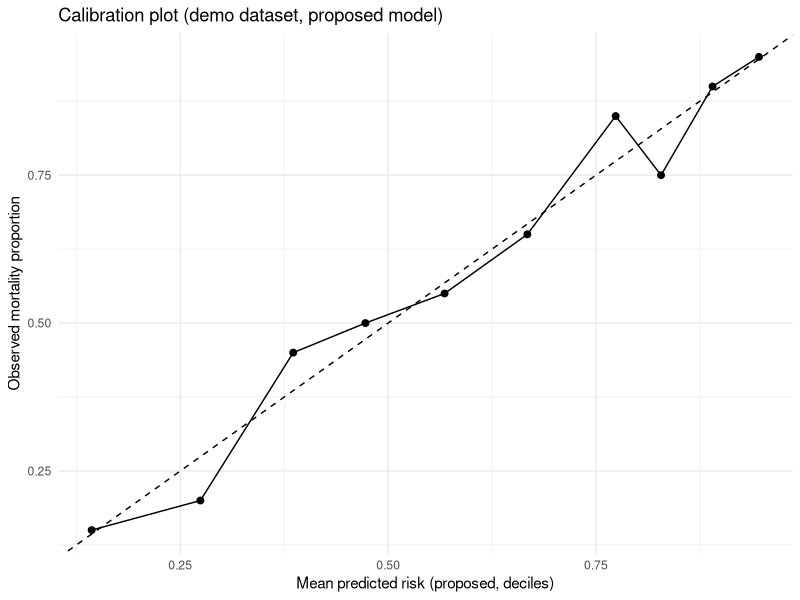
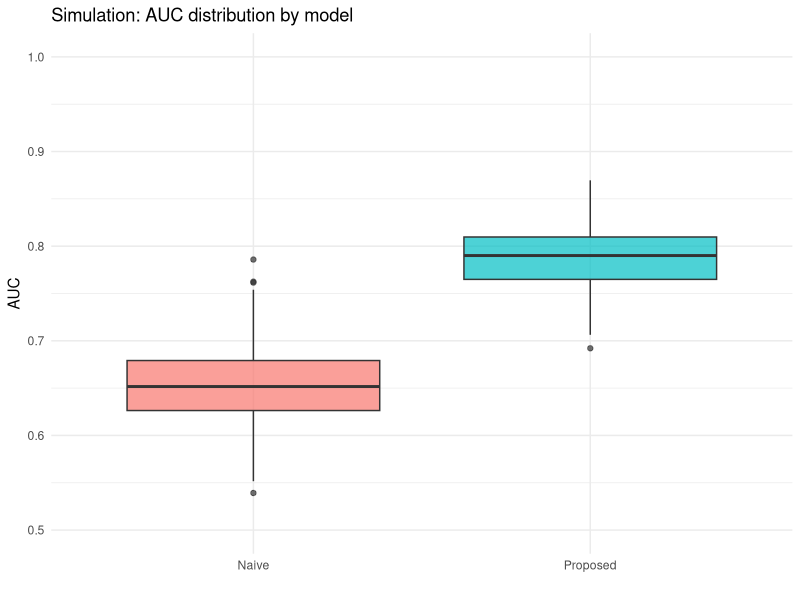
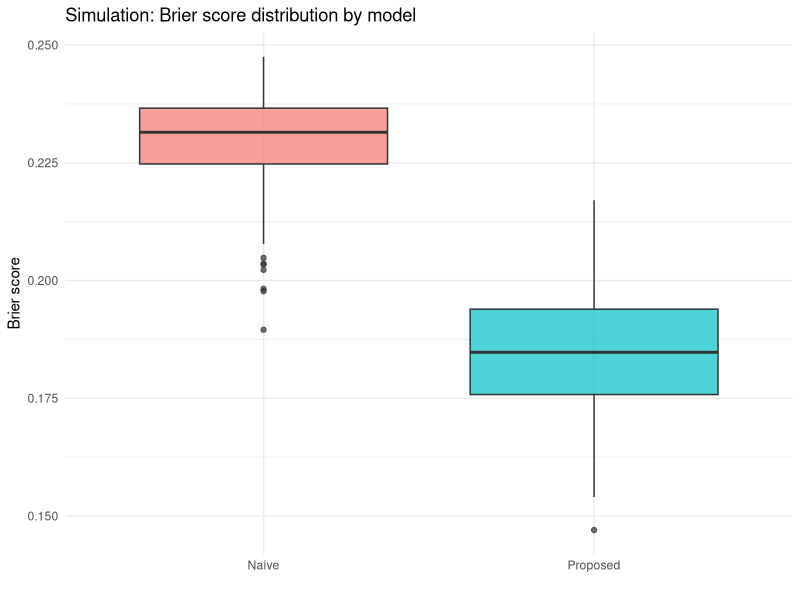
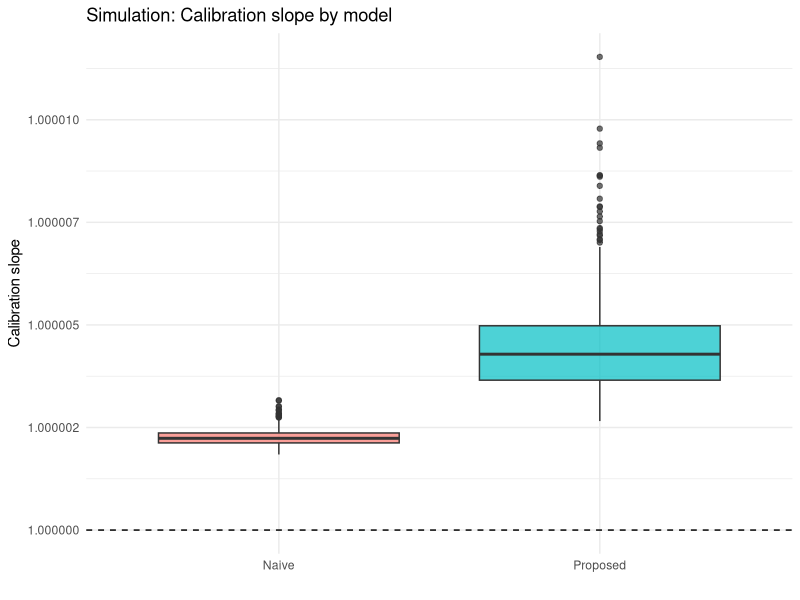
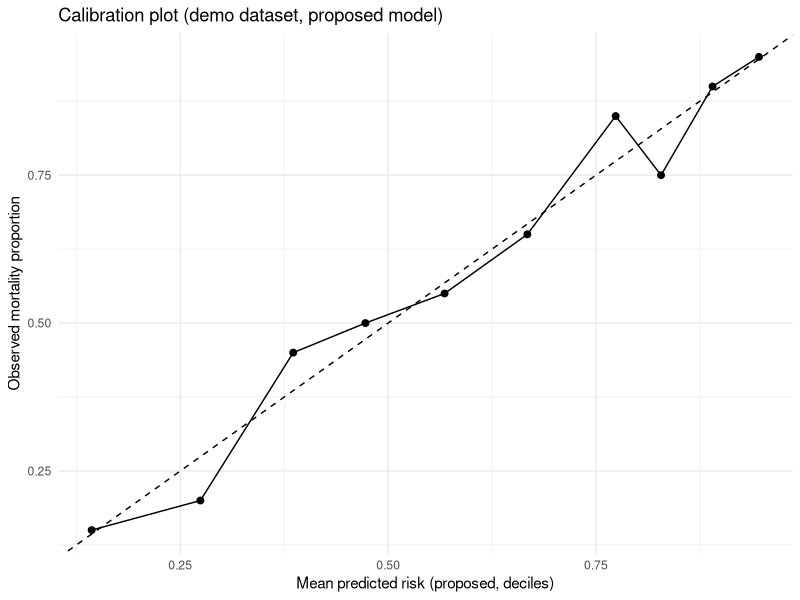
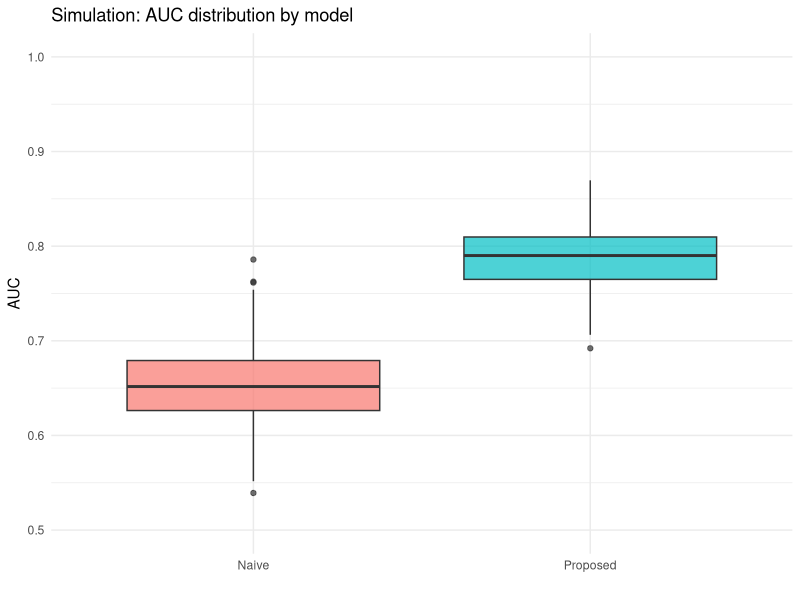
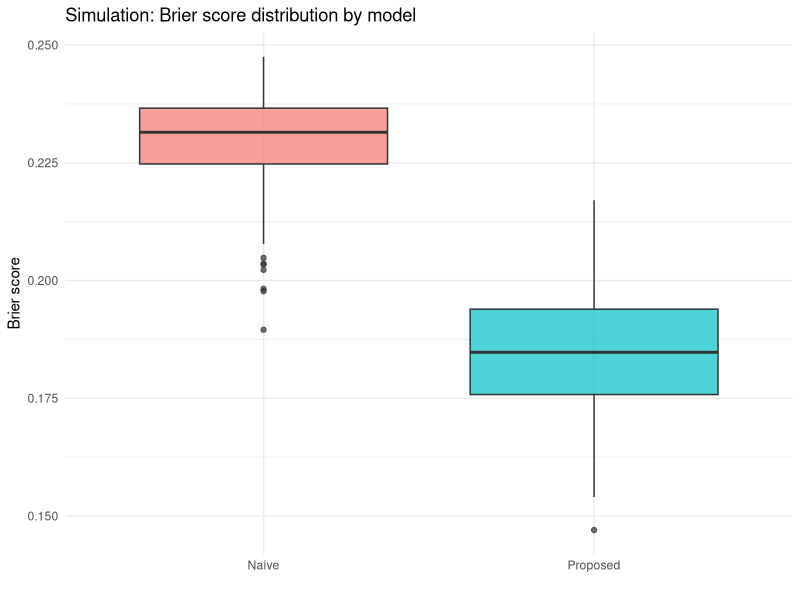
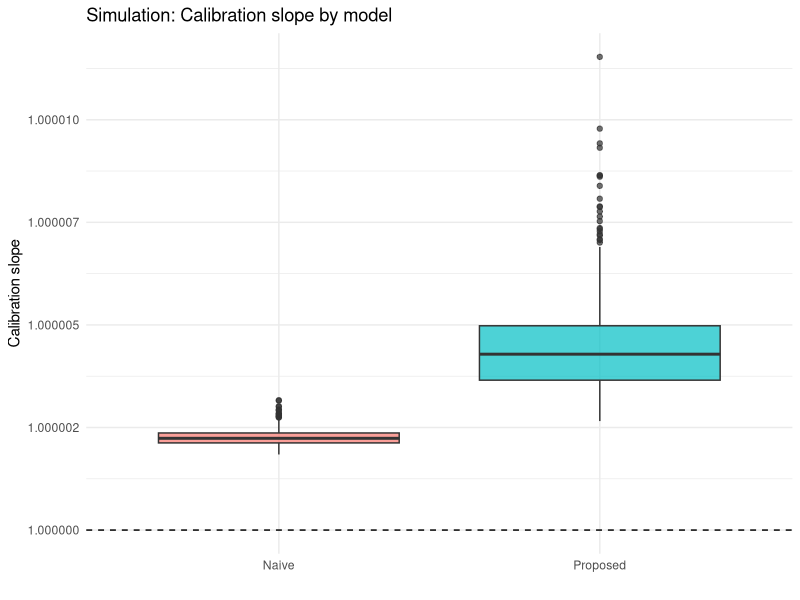

Write R code to recreate these figures, in order.
############################################################
## Simulation study for MERS mortality risk modelling
## - Proposed method: logistic regression with splines
## - Comparator: misspecified classical logistic regression
## Author: Dr. Debashis Chatterjee
############################################################

## 0. Setup -------------------------------------------------

## Load required packages
library(tidyverse)
library(splines)      # for spline bases
library(pROC)         # AUC
# library(rms)        # no longer needed for simulation; using splines::ns instead
library(survival)     # (if later you want Cox models)
library(glmnet)       # if you want to add penalised models later

## Set seed for reproducibility
set.seed(12345)

## Create output directories
out_base   <- "results_sim"
plots_dir  <- file.path(out_base, "plots")
tables_dir <- file.path(out_base, "tables")

dir.create(out_base,   showWarnings = FALSE)
dir.create(plots_dir,  showWarnings = FALSE)
dir.create(tables_dir, showWarnings = FALSE)


############################################################
## 1. Data-generating mechanism (DGM)
############################################################

## Function to generate one MERS-like dataset
simulate_mers_like <- function(n = 200) {
  ## Age: roughly 25 to 85, skewed towards older
  age <- pmin(pmax(rnorm(n, mean = 60, sd = 15), 25), 85)
  
  ## Sex: 0 = female, 1 = male
  sex <- rbinom(n, size = 1, prob = 0.65)
  
  ## Place of infection: hospital vs community vs abroad
  place_levels <- c("hospital", "community", "abroad")
  place <- sample(place_levels, size = n, replace = TRUE,
                  prob = c(0.6, 0.3, 0.1))
  place <- factor(place, levels = place_levels)
  
  ## Onset-to-diagnosis delay (days): right-skewed, e.g. gamma
  delay <- rgamma(n, shape = 3, rate = 0.5)  # mean ~6 days
  delay <- pmin(delay, 20)                   # truncate extreme tails
  
  ## Network-like covariates: in-degree and out-degree of infector
  ## For simplicity we generate them as Poisson with small means.
  kin  <- rpois(n, lambda = 0.3)             # in-degree (number of known infectors)
  kout <- rpois(n, lambda = 1.0)             # out-degree of the infector (super-spreading)
  
  ## TRUE log-odds of death with non-linearities and interactions
  ## These choices create a scenario where flexible model is "correct"
  ## and the naive linear model is misspecified.
  
  ## Centre age & delay for nicer coefficients
  age_c   <- (age - 60) / 10        # age in decades centred at 60
  delay_c <- (delay - 6) / 4        # delay in units of 4 days centred at 6
  
  ## Non-linear effects
  f_age   <- 0.5 * age_c + 0.3 * (age_c^2)
  f_delay <- 0.4 * delay_c + 0.6 * pmax(delay_c - 0.5, 0)^2
  
  ## Effect of sex (male higher risk)
  beta_sex <- 0.6
  
  ## Effect of place of infection
  ## baseline: hospital; community and abroad have different risks
  beta_place <- c(
    hospital  = 0.0,   # reference
    community = -0.3,
    abroad    = 0.5
  )
  
  ## Network effects
  beta_kin  <- 0.25    # more known infectors = higher risk
  beta_kout <- 0.15    # infector’s out-degree (as proxy for super-spreaders)
  
  ## Intercept tuned to give ~20–30% mortality
  beta0 <- -1.0
  
  eta_true <- beta0 +
    f_age +
    f_delay +
    beta_sex * sex +
    beta_place[as.character(place)] +
    beta_kin  * kin +
    beta_kout * kout
  
  p_death <- 1 / (1 + exp(-eta_true))
  
  ## Outcome
  y <- rbinom(n, size = 1, prob = p_death)
  
  ## Return data frame with true probabilities (for reference if needed)
  tibble(
    y        = y,
    age      = age,
    sex      = factor(sex, levels = c(0, 1), labels = c("F", "M")),
    place    = place,
    delay    = delay,
    kin      = kin,
    kout     = kout,
    p_true   = p_death,
    eta_true = eta_true
  )
}


############################################################
## 2. Models
############################################################

## 2.1 Proposed model: Logistic regression with flexible splines
##     + key covariates, fitted via glm + splines::ns
fit_proposed_model <- function(dat) {
  ## Natural cubic splines with df = 4 for age and delay
  fit <- glm(
    y ~ ns(age, df = 4) + ns(delay, df = 4) +
      sex + place + kin + kout,
    data   = dat,
    family = binomial()
  )
  
  ## Predicted probabilities
  p_hat <- as.numeric(fitted(fit))
  
  list(
    fit   = fit,
    p_hat = p_hat
  )
}

## 2.2 Comparator (not-so-good) model:
##     Naive logistic regression with only linear age and sex
##     (no delay non-linearity, no place, no network)
fit_naive_model <- function(dat) {
  fit <- glm(
    y ~ age + sex,
    data   = dat,
    family = binomial()
  )
  p_hat <- as.numeric(fitted(fit))
  
  list(
    fit   = fit,
    p_hat = p_hat
  )
}


############################################################
## 3. Performance metrics
############################################################

compute_metrics <- function(y, p_hat) {
  ## AUC
  roc_obj <- pROC::roc(response = y, predictor = p_hat, quiet = TRUE)
  auc_val <- as.numeric(pROC::auc(roc_obj))
  
  ## Brier score
  brier <- mean((y - p_hat)^2)
  
  ## Calibration intercept & slope:
  ## Fit y ~ logit(p_hat) by logistic regression
  eps      <- 1e-6
  logit_ph <- log(p_hat + eps) - log(1 - p_hat + eps)
  calib_fit <- glm(y ~ logit_ph, family = binomial())
  
  calib_intercept <- coef(calib_fit)[1]
  calib_slope     <- coef(calib_fit)[2]
  
  tibble(
    auc              = auc_val,
    brier            = brier,
    calib_intercept  = calib_intercept,
    calib_slope      = calib_slope
  )
}


############################################################
## 4. One-shot demonstration (single dataset)
############################################################

## Generate one dataset and show model fits + calibration plot
n_demo   <- 200
dat_demo <- simulate_mers_like(n = n_demo)

## Fit proposed and naive models
mod_prop_demo  <- fit_proposed_model(dat_demo)
mod_naive_demo <- fit_naive_model(dat_demo)

## Compute metrics for demo
metrics_prop_demo  <- compute_metrics(dat_demo$y, mod_prop_demo$p_hat)
metrics_naive_demo <- compute_metrics(dat_demo$y, mod_naive_demo$p_hat)

print("=== Demo dataset: performance metrics ===")
print("Proposed model:")
print(metrics_prop_demo)

print("Naive model:")
print(metrics_naive_demo)

## Calibration plot for demo dataset
## Group patients into deciles of predicted risk (proposed model)
calib_data_demo <- tibble(
  y       = dat_demo$y,
  p_prop  = mod_prop_demo$p_hat,
  p_naive = mod_naive_demo$p_hat
) %>%
  mutate(
    decile_prop = ntile(p_prop, 10)
  ) %>%
  group_by(decile_prop) %>%
  summarise(
    p_hat_mean_prop = mean(p_prop),
    y_mean_prop     = mean(y),
    .groups = "drop"
  ) %>%
  rename(decile = decile_prop)

## Plot calibration for proposed model
p_calib_demo <- ggplot(calib_data_demo,
                       aes(x = p_hat_mean_prop, y = y_mean_prop)) +
  geom_abline(slope = 1, intercept = 0, linetype = "dashed") +
  geom_point(size = 2) +
  geom_line() +
  labs(
    x = "Mean predicted risk (proposed, deciles)",
    y = "Observed mortality proportion",
    title = "Calibration plot (demo dataset, proposed model)"
  ) +
  theme_minimal()

## Save and show the plot
calib_demo_file <- file.path(plots_dir, "calibration_demo_proposed.pdf")
ggsave(calib_demo_file, p_calib_demo, width = 6, height = 4)

print(p_calib_demo)  ## show.plt


############################################################
## 5. Simulation loop
############################################################

nsim      <- 500        # number of simulated datasets
n_per_sim <- 200        # sample size per dataset

## Storage for metrics
sim_results <- tibble(
  sim   = integer(),
  model = character(),
  auc   = double(),
  brier = double(),
  calib_intercept = double(),
  calib_slope     = double()
)

for (s in 1:nsim) {
  if (s %% 50 == 0) {
    cat("Simulation", s, "of", nsim, "\n")
  }
  
  dat <- simulate_mers_like(n = n_per_sim)
  
  ## Proposed model
  prop_res <- fit_proposed_model(dat)
  met_prop <- compute_metrics(dat$y, prop_res$p_hat) %>%
    mutate(sim = s, model = "Proposed")
  
  ## Naive model
  naive_res <- fit_naive_model(dat)
  met_naive <- compute_metrics(dat$y, naive_res$p_hat) %>%
    mutate(sim = s, model = "Naive")
  
  sim_results <- bind_rows(sim_results, met_prop, met_naive)
}

## Save raw simulation results
sim_results_file <- file.path(tables_dir, "simulation_results_raw.csv")
write.csv(sim_results, sim_results_file, row.names = FALSE)

print("=== Head of raw simulation results ===")
print(head(sim_results))


############################################################
## 6. Summarise simulation results (tables)
############################################################

## Summary by model
summary_table <- sim_results %>%
  group_by(model) %>%
  summarise(
    auc_mean   = mean(auc),
    auc_sd     = sd(auc),
    brier_mean = mean(brier),
    brier_sd   = sd(brier),
    calib_intercept_mean = mean(calib_intercept),
    calib_intercept_sd   = sd(calib_intercept),
    calib_slope_mean     = mean(calib_slope),
    calib_slope_sd       = sd(calib_slope),
    .groups = "drop"
  )

summary_table_file <- file.path(tables_dir, "simulation_summary_table.csv")
write.csv(summary_table, summary_table_file, row.names = FALSE)

print("=== Simulation summary table (to copy into paper) ===")
print(summary_table)


## Pairwise differences: Proposed - Naive
diff_table <- sim_results %>%
  select(sim, model, auc, brier, calib_slope) %>%
  pivot_wider(
    id_cols = sim,
    names_from = model,
    values_from = c(auc, brier, calib_slope)
  ) %>%
  mutate(
    diff_auc         = auc_Proposed - auc_Naive,
    diff_brier       = brier_Naive - brier_Proposed,   # positive => Proposed better
    diff_calib_slope = abs(calib_slope_Proposed - 1) - abs(calib_slope_Naive - 1)
  )

diff_summary <- diff_table %>%
  summarise(
    mean_diff_auc        = mean(diff_auc),
    sd_diff_auc          = sd(diff_auc),
    prop_auc_better      = mean(diff_auc > 0),
    mean_diff_brier      = mean(diff_brier),
    sd_diff_brier        = sd(diff_brier),
    prop_brier_better    = mean(diff_brier > 0),
    mean_diff_calib_slope = mean(diff_calib_slope),
    sd_diff_calib_slope   = sd(diff_calib_slope),
    prop_calib_slope_better = mean(diff_calib_slope < 0)
  )

diff_summary_file <- file.path(tables_dir, "simulation_diff_summary.csv")
write.csv(diff_summary, diff_summary_file, row.names = FALSE)

print("=== Differences (Proposed minus Naive) summary ===")
print(diff_summary)


############################################################
## 7. Plots comparing methods
############################################################

## Boxplots for AUC
p_auc_box <- sim_results %>%
  ggplot(aes(x = model, y = auc, fill = model)) +
  geom_boxplot(alpha = 0.7) +
  coord_cartesian(ylim = c(0.5, 1.0)) +
  labs(
    title = "Simulation: AUC distribution by model",
    x = "",
    y = "AUC"
  ) +
  theme_minimal() +
  theme(legend.position = "none")

auc_plot_file <- file.path(plots_dir, "simulation_auc_boxplot.pdf")
ggsave(auc_plot_file, p_auc_box, width = 6, height = 4)

print(p_auc_box)   ## show.plt


## Boxplots for Brier score
p_brier_box <- sim_results %>%
  ggplot(aes(x = model, y = brier, fill = model)) +
  geom_boxplot(alpha = 0.7) +
  labs(
    title = "Simulation: Brier score distribution by model",
    x = "",
    y = "Brier score"
  ) +
  theme_minimal() +
  theme(legend.position = "none")

brier_plot_file <- file.path(plots_dir, "simulation_brier_boxplot.pdf")
ggsave(brier_plot_file, p_brier_box, width = 6, height = 4)

print(p_brier_box)  ## show.plt


## Calibration slope distribution
p_calib_slope_box <- sim_results %>%
  ggplot(aes(x = model, y = calib_slope, fill = model)) +
  geom_hline(yintercept = 1, linetype = "dashed") +
  geom_boxplot(alpha = 0.7) +
  labs(
    title = "Simulation: Calibration slope by model",
    x = "",
    y = "Calibration slope"
  ) +
  theme_minimal() +
  theme(legend.position = "none")

calib_slope_plot_file <- file.path(plots_dir, "simulation_calibration_slope_boxplot.pdf")
ggsave(calib_slope_plot_file, p_calib_slope_box, width = 6, height = 4)

print(p_calib_slope_box)  ## show.plt


############################################################
## 8. Notes for manuscript
############################################################
## - Use `summary_table` in a main simulation results table.
## - Use `diff_summary` to argue that the proposed method
##   systematically improves AUC and Brier score, and yields
##   calibration slopes closer to 1, compared to the naive model.
## - Plots in `results_sim/plots` can be used as figures.
############################################################
